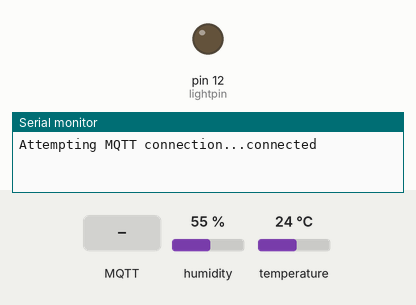
Bench run of a sketch on a simulated Arduino Uno, built for the host (arithmetic inside an expression is 32-bit, double 64-bit). Parts: output pins drawn as LEDs (lit = HIGH), the last lines printed to the serial monitor. The test bench sets the inputs (shaded band); at power-on: humidity 55 %, temperature 24 °C. WiFi joins after 1.5 s; servers stay silent unless stated; no MQTT or app messages arrive unless stated.

Above: at 4.8 s.
4.9 s: MQTT message "1" arrives on the first subscribed topic
At 5.6 s:
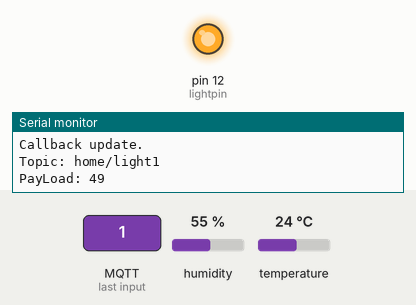
6.4 s: MQTT message "0" arrives on the first subscribed topic
At 6.8 s:
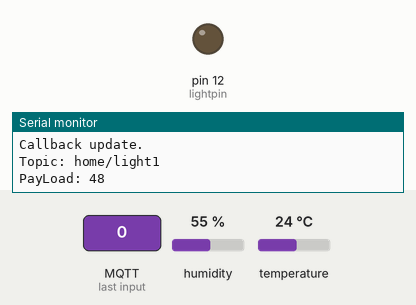
Timing chart, 0 to 9.4 s (numbered marks = the images above; inputs shaded):
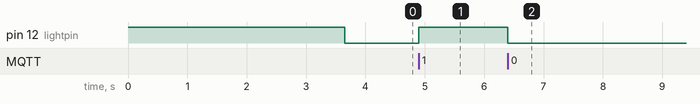

The sketch:

SmartHome.ino
```cpp
//Inclusão de Bibliotecas
#include <PubSubClient.h>
#include <ESP8266WiFi.h>
#include <DHT.h>
#include <ArduinoJson.h>


///////////////  DEFINIÇÕES E MAPEAMENTO DE HARDWARE  ////////////////////////////////

#define lightpin 12   // Pino para acionamento da luz (porta D6)

// Configuração do MQTT

#define MQTT_SERVER "192.168.0.100"  // 192.168.0.100 IP do servidor do MQTT
#define userID      "user ID"      // ID do usuário MQTT
#define MQTTpass    "pasword"     // Senha para MQTT

// Tópicos de publicação do MQTT
char* topic             = "home/light1";
char* MQTT_SENSOR_TOPIC = "home/sensor";
char* sensor_topic      = "home/sensor1";
char* sensor_topic2     = "home/sensor2";

// Configuração do Sensor DHT11
#define DHTPIN    5         // Porta D1
#define DHTTYPE   DHT11

// Declaração de variáveis
float h, t;   // Variáveis para armazenar umidade e temperatura
int k = 0;    // Contador
int nr = 10;  // Número de medições
int s = 5000; // Tempo em miliseguondos entre as medições
long m;       // Variável para controle do tempo entre as medições

// Configuração de rede

const char* ssid      = "Nome da Rede";
const char* password  = "Senha da rede";

void callback(char* topic, byte* payload, unsigned int length);

// Instanciação de Objetos
DHT dht(DHTPIN, DHTTYPE);
WiFiClient wifiClient;
PubSubClient client(MQTT_SERVER, 1883, callback, wifiClient);


// Função para publicar a Umidade e Temperatura
void publishData(float p_temperature, float p_humidity) {
  // create a JSON object
  // doc : https://github.com/bblanchon/ArduinoJson/wiki/API%20Reference
  StaticJsonBuffer<200> jsonBuffer;
  JsonObject& root = jsonBuffer.createObject();
  // INFO: a informação deve ser transfomada em Strings
  root["temperature"] = (String)p_temperature;
  root["humidity"] = (String)p_humidity;
  root.prettyPrintTo(Serial);
  Serial.println("");
  /*
     {
        "temperature": "23.20" ,
        "humidity": "43.70"
     }
  */
  char data[200];
  root.printTo(data, root.measureLength() + 1);
  client.publish(MQTT_SENSOR_TOPIC, data, true);
}

// Função de Callback
void callback(char* topic, byte* payload, unsigned int length) {
  //convert topic to string to make it easier to work with
  String topicStr = topic;


  //Print out some debugging info
  Serial.println("Callback update.");
  Serial.print("Topic: ");
  Serial.println(topicStr);
  Serial.print("PayLoad: ");
  Serial.println(payload[0]);

  /*
  x = !x;
  digitalWrite(lightpin, x);
  Serial.print("Status: ");
  Serial.println(x);
  */


  //turn the light on if the payload is '1' and publish to the MQTT server a confirmation message
  if(payload[0] == '1'){
    digitalWrite(lightpin, HIGH);
    client.publish("/test/confirm", "Light On");
  }

  //turn the light off if the payload is '0' and publish to the MQTT server a confirmation message
  else if (payload[0] == '0'){
    digitalWrite(lightpin, LOW);
    client.publish("/test/confirm", "Light Off");
  }

}

void setup() {

  pinMode(lightpin, OUTPUT);    // Configuração do pino de saída
  digitalWrite(lightpin, HIGH);

  dht.begin();                  // Inicialização do Sensor
  Serial.begin(9600);           // Inicialização da Comunicação Serial
  WiFi.begin(ssid, password);   // Inicialização da Rede
  client.setCallback(callback);

  delay(100);

  reconnect();                  // Função para conectar/reconectar à rede WiFi e servidor MQTT

  delay(2000);

  k = 0;                        // Ajusta o contador em zero
  m = millis();                 // Lê o tempo atual do sistema
  digitalWrite(lightpin, LOW);

}

void loop() {
  // Verifica se está conectado, e reconecta
  if (!client.connected() && WiFi.status() == 3) {reconnect();}
  // Mantém ativo o servidor MQTT
  client.loop();

  // Faz as leitura da umidade e temperatura
  if (millis() > (m + s)){
    if (k <= nr) {
      // Verifica se houve erro na medição
      if(isnan(dht.readHumidity()) || isnan(dht.readTemperature())) {
        Serial.println("ERROR");
        m = millis();
        goto iferror;
      }
      h += dht.readHumidity();
      t += dht.readTemperature();
      k += 1;
      m = millis();
      Serial.println(t/k);

    }
  }

  iferror:

  if (k == 10){
    t = (t/k);
    h = (h/10);

    String temp_str = String(t);
    char temp[50];
    temp_str.toCharArray(temp, temp_str.length()+1);

    String humid_str = String(h);
    char humid[50];
    humid_str.toCharArray(humid, humid_str.length()+1);


    publishData(t, h);

    Serial.print("Temp: ");
    Serial.println(temp);
    client.publish(sensor_topic, temp);   // Publica a temperatura no tópico especificado.
    client.publish(sensor_topic2, humid); // Publica a umidade no tópico especificado.


    // Zera as variáveis para ua nova medição
    k = 0;
    t = 0;
    h = 0;
    delay(100);
  }


}


// Função para reconectar ao WiFi caso caia a conexao
void reconnect() {
  //attempt to connect to the wifi if connection is lost
  if(WiFi.status() != WL_CONNECTED){
    //debug printing
    Serial.print("Connecting to ");
    Serial.println(ssid);

    //loop while we wait for connection
    while (WiFi.status() != WL_CONNECTED) {
      delay(500);
      Serial.print(".");
    }

    //print out some more debug once connected
    Serial.println("");
    Serial.println("WiFi connected");
    Serial.println("IP address: ");
    Serial.println(WiFi.localIP());
  }

  //make sure we are connected to WIFI before attemping to reconnect to MQTT
  if(WiFi.status() == WL_CONNECTED){

    while (!client.connected()) {
    Serial.print("Attempting MQTT connection...");
    // Attempt to connect
    if (client.connect(MQTT_SERVER,userID,MQTTpass)) {
      Serial.println("connected");
      // Once connected, publish an announcement...
      client.publish("outTopic","hello world");
      // ... and resubscribe
      client.subscribe(topic);
    } else {
      Serial.print("failed, rc=");
      Serial.print(client.state());
      Serial.println(" try again in 5 seconds");
      // Wait 5 seconds before retrying
      delay(5000);
      }
    }
  }
}
```

Measured:
- after the input at 4.9 s, pin 12 (lightpin): LOW → HIGH at once
- after the input at 6.4 s, pin 12 (lightpin): HIGH → LOW at once
